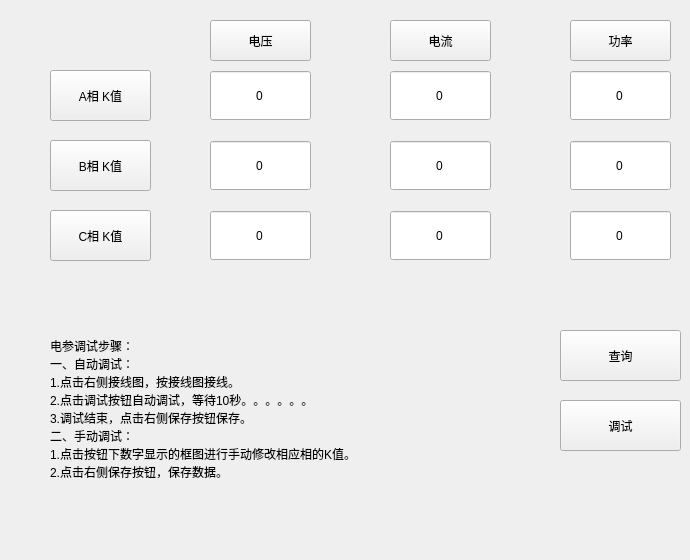
   <widget class="QWidget" name="tab_3">
    <attribute name="title">
     <string>电参</string>
    </attribute>
    <widget class="QLabel" name="label_101">
     <property name="geometry">
      <rect>
       <x>50</x>
       <y>220</y>
       <width>91</width>
       <height>51</height>
      </rect>
     </property>
     <property name="minimumSize">
      <size>
       <width>41</width>
       <height>31</height>
      </size>
     </property>
     <property name="font">
      <font>
       <pointsize>17</pointsize>
      </font>
     </property>
     <property name="styleSheet">
      <string notr="true"/>
     </property>
     <property name="text">
      <string/>
     </property>
     <property name="alignment">
      <set>Qt::AlignCenter</set>
     </property>
    </widget>
    <widget class="QLabel" name="label_102">
     <property name="geometry">
      <rect>
       <x>230</x>
       <y>220</y>
       <width>91</width>
       <height>51</height>
      </rect>
     </property>
     <property name="minimumSize">
      <size>
       <width>41</width>
       <height>31</height>
      </size>
     </property>
     <property name="font">
      <font>
       <pointsize>17</pointsize>
      </font>
     </property>
     <property name="styleSheet">
      <string notr="true"/>
     </property>
     <property name="text">
      <string/>
     </property>
     <property name="alignment">
      <set>Qt::AlignCenter</set>
     </property>
    </widget>
    <widget class="QLabel" name="label_103">
     <property name="geometry">
      <rect>
       <x>410</x>
       <y>220</y>
       <width>91</width>
       <height>51</height>
      </rect>
     </property>
     <property name="minimumSize">
      <size>
       <width>41</width>
       <height>31</height>
      </size>
     </property>
     <property name="font">
      <font>
       <pointsize>17</pointsize>
      </font>
     </property>
     <property name="styleSheet">
      <string notr="true"/>
     </property>
     <property name="text">
      <string/>
     </property>
     <property name="alignment">
      <set>Qt::AlignCenter</set>
     </property>
    </widget>
    <widget class="QLabel" name="label_126">
     <property name="geometry">
      <rect>
       <x>50</x>
       <y>280</y>
       <width>491</width>
       <height>271</height>
      </rect>
     </property>
     <property name="text">
      <string>电参调试步骤：
一、自动调试：
1.点击右侧接线图，按接线图接线。
2.点击调试按钮自动调试，等待10秒。。。。。。
3.调试结束，点击右侧保存按钮保存。
二、手动调试：
1.点击按钮下数字显示的框图进行手动修改相应相的K值。
2.点击右侧保存按钮，保存数据。
</string>
     </property>
    </widget>
    <widget class="QPushButton" name="pushButton_16">
     <property name="geometry">
      <rect>
       <x>570</x>
       <y>20</y>
       <width>101</width>
       <height>41</height>
      </rect>
     </property>
     <property name="text">
      <string>功率</string>
     </property>
    </widget>
    <widget class="QPushButton" name="pushButton_15">
     <property name="geometry">
      <rect>
       <x>390</x>
       <y>20</y>
       <width>101</width>
       <height>41</height>
      </rect>
     </property>
     <property name="text">
      <string>电流</string>
     </property>
    </widget>
    <widget class="QDoubleSpinBox" name="AVola">
     <property name="enabled">
      <bool>true</bool>
     </property>
     <property name="geometry">
      <rect>
       <x>210</x>
       <y>70</y>
       <width>101</width>
       <height>51</height>
      </rect>
     </property>
     <property name="sizePolicy">
      <sizepolicy hsizetype="Minimum" vsizetype="Expanding">
       <horstretch>0</horstretch>
       <verstretch>0</verstretch>
      </sizepolicy>
     </property>
     <property name="font">
      <font>
       <weight>50</weight>
       <bold>false</bold>
      </font>
     </property>
     <property name="styleSheet">
      <string notr="true"/>
     </property>
     <property name="alignment">
      <set>Qt::AlignCenter</set>
     </property>
     <property name="buttonSymbols">
      <enum>QAbstractSpinBox::NoButtons</enum>
     </property>
     <property name="decimals">
      <number>0</number>
     </property>
     <property name="minimum">
      <double>0.000000000000000</double>
     </property>
     <property name="maximum">
      <double>65536.000000000000000</double>
     </property>
     <property name="singleStep">
      <double>1.000000000000000</double>
     </property>
     <property name="value">
      <double>0.000000000000000</double>
     </property>
    </widget>
    <widget class="QPushButton" name="debug">
     <property name="geometry">
      <rect>
       <x>560</x>
       <y>400</y>
       <width>121</width>
       <height>51</height>
      </rect>
     </property>
     <property name="text">
      <string>调试</string>
     </property>
    </widget>
    <widget class="QPushButton" name="check">
     <property name="geometry">
      <rect>
       <x>560</x>
       <y>330</y>
       <width>121</width>
       <height>51</height>
      </rect>
     </property>
     <property name="text">
      <string>查询</string>
     </property>
    </widget>
    <widget class="QDoubleSpinBox" name="APower">
     <property name="enabled">
      <bool>true</bool>
     </property>
     <property name="geometry">
      <rect>
       <x>570</x>
       <y>70</y>
       <width>101</width>
       <height>51</height>
      </rect>
     </property>
     <property name="sizePolicy">
      <sizepolicy hsizetype="Minimum" vsizetype="Expanding">
       <horstretch>0</horstretch>
       <verstretch>0</verstretch>
      </sizepolicy>
     </property>
     <property name="font">
      <font>
       <weight>50</weight>
       <bold>false</bold>
      </font>
     </property>
     <property name="styleSheet">
      <string notr="true"/>
     </property>
     <property name="alignment">
      <set>Qt::AlignCenter</set>
     </property>
     <property name="buttonSymbols">
      <enum>QAbstractSpinBox::NoButtons</enum>
     </property>
     <property name="decimals">
      <number>0</number>
     </property>
     <property name="minimum">
      <double>0.000000000000000</double>
     </property>
     <property name="maximum">
      <double>65536.000000000000000</double>
     </property>
     <property name="singleStep">
      <double>1.000000000000000</double>
     </property>
     <property name="value">
      <double>0.000000000000000</double>
     </property>
    </widget>
    <widget class="QDoubleSpinBox" name="CVola">
     <property name="enabled">
      <bool>true</bool>
     </property>
     <property name="geometry">
      <rect>
       <x>210</x>
       <y>210</y>
       <width>101</width>
       <height>51</height>
      </rect>
     </property>
     <property name="sizePolicy">
      <sizepolicy hsizetype="Minimum" vsizetype="Expanding">
       <horstretch>0</horstretch>
       <verstretch>0</verstretch>
      </sizepolicy>
     </property>
     <property name="font">
      <font>
       <weight>50</weight>
       <bold>false</bold>
      </font>
     </property>
     <property name="styleSheet">
      <string notr="true"/>
     </property>
     <property name="alignment">
      <set>Qt::AlignCenter</set>
     </property>
     <property name="buttonSymbols">
      <enum>QAbstractSpinBox::NoButtons</enum>
     </property>
     <property name="decimals">
      <number>0</number>
     </property>
     <property name="minimum">
      <double>0.000000000000000</double>
     </property>
     <property name="maximum">
      <double>65536.000000000000000</double>
     </property>
     <property name="singleStep">
      <double>1.000000000000000</double>
     </property>
     <property name="value">
      <double>0.000000000000000</double>
     </property>
    </widget>
    <widget class="QDoubleSpinBox" name="BVola">
     <property name="enabled">
      <bool>true</bool>
     </property>
     <property name="geometry">
      <rect>
       <x>210</x>
       <y>140</y>
       <width>101</width>
       <height>51</height>
      </rect>
     </property>
     <property name="sizePolicy">
      <sizepolicy hsizetype="Minimum" vsizetype="Expanding">
       <horstretch>0</horstretch>
       <verstretch>0</verstretch>
      </sizepolicy>
     </property>
     <property name="font">
      <font>
       <weight>50</weight>
       <bold>false</bold>
      </font>
     </property>
     <property name="styleSheet">
      <string notr="true"/>
     </property>
     <property name="alignment">
      <set>Qt::AlignCenter</set>
     </property>
     <property name="buttonSymbols">
      <enum>QAbstractSpinBox::NoButtons</enum>
     </property>
     <property name="decimals">
      <number>0</number>
     </property>
     <property name="minimum">
      <double>0.000000000000000</double>
     </property>
     <property name="maximum">
      <double>65536.000000000000000</double>
     </property>
     <property name="singleStep">
      <double>1.000000000000000</double>
     </property>
     <property name="value">
      <double>0.000000000000000</double>
     </property>
    </widget>
    <widget class="QDoubleSpinBox" name="ACurr">
     <property name="enabled">
      <bool>true</bool>
     </property>
     <property name="geometry">
      <rect>
       <x>390</x>
       <y>70</y>
       <width>101</width>
       <height>51</height>
      </rect>
     </property>
     <property name="sizePolicy">
      <sizepolicy hsizetype="Minimum" vsizetype="Expanding">
       <horstretch>0</horstretch>
       <verstretch>0</verstretch>
      </sizepolicy>
     </property>
     <property name="font">
      <font>
       <weight>50</weight>
       <bold>false</bold>
      </font>
     </property>
     <property name="styleSheet">
      <string notr="true"/>
     </property>
     <property name="alignment">
      <set>Qt::AlignCenter</set>
     </property>
     <property name="buttonSymbols">
      <enum>QAbstractSpinBox::NoButtons</enum>
     </property>
     <property name="decimals">
      <number>0</number>
     </property>
     <property name="minimum">
      <double>0.000000000000000</double>
     </property>
     <property name="maximum">
      <double>65536.000000000000000</double>
     </property>
     <property name="singleStep">
      <double>1.000000000000000</double>
     </property>
     <property name="value">
      <double>0.000000000000000</double>
     </property>
    </widget>
    <widget class="QPushButton" name="pushButton_18">
     <property name="geometry">
      <rect>
       <x>50</x>
       <y>140</y>
       <width>101</width>
       <height>51</height>
      </rect>
     </property>
     <property name="text">
      <string>B相 K值</string>
     </property>
    </widget>
    <widget class="QPushButton" name="pushButton_14">
     <property name="geometry">
      <rect>
       <x>210</x>
       <y>20</y>
       <width>101</width>
       <height>41</height>
      </rect>
     </property>
     <property name="text">
      <string>电压</string>
     </property>
    </widget>
    <widget class="QDoubleSpinBox" name="BPower">
     <property name="enabled">
      <bool>true</bool>
     </property>
     <property name="geometry">
      <rect>
       <x>570</x>
       <y>140</y>
       <width>101</width>
       <height>51</height>
      </rect>
     </property>
     <property name="sizePolicy">
      <sizepolicy hsizetype="Minimum" vsizetype="Expanding">
       <horstretch>0</horstretch>
       <verstretch>0</verstretch>
      </sizepolicy>
     </property>
     <property name="font">
      <font>
       <weight>50</weight>
       <bold>false</bold>
      </font>
     </property>
     <property name="styleSheet">
      <string notr="true"/>
     </property>
     <property name="alignment">
      <set>Qt::AlignCenter</set>
     </property>
     <property name="buttonSymbols">
      <enum>QAbstractSpinBox::NoButtons</enum>
     </property>
     <property name="decimals">
      <number>0</number>
     </property>
     <property name="minimum">
      <double>0.000000000000000</double>
     </property>
     <property name="maximum">
      <double>65536.000000000000000</double>
     </property>
     <property name="singleStep">
      <double>1.000000000000000</double>
     </property>
     <property name="value">
      <double>0.000000000000000</double>
     </property>
    </widget>
    <widget class="QDoubleSpinBox" name="CPower">
     <property name="enabled">
      <bool>true</bool>
     </property>
     <property name="geometry">
      <rect>
       <x>570</x>
       <y>210</y>
       <width>101</width>
       <height>51</height>
      </rect>
     </property>
     <property name="sizePolicy">
      <sizepolicy hsizetype="Minimum" vsizetype="Expanding">
       <horstretch>0</horstretch>
       <verstretch>0</verstretch>
      </sizepolicy>
     </property>
     <property name="font">
      <font>
       <weight>50</weight>
       <bold>false</bold>
      </font>
     </property>
     <property name="styleSheet">
      <string notr="true"/>
     </property>
     <property name="alignment">
      <set>Qt::AlignCenter</set>
     </property>
     <property name="buttonSymbols">
      <enum>QAbstractSpinBox::NoButtons</enum>
     </property>
     <property name="decimals">
      <number>0</number>
     </property>
     <property name="minimum">
      <double>0.000000000000000</double>
     </property>
     <property name="maximum">
      <double>65536.000000000000000</double>
     </property>
     <property name="singleStep">
      <double>1.000000000000000</double>
     </property>
     <property name="value">
      <double>0.000000000000000</double>
     </property>
    </widget>
    <widget class="QPushButton" name="pushButton_19">
     <property name="geometry">
      <rect>
       <x>50</x>
       <y>210</y>
       <width>101</width>
       <height>51</height>
      </rect>
     </property>
     <property name="text">
      <string>C相 K值</string>
     </property>
    </widget>
    <widget class="QPushButton" name="pushButton_17">
     <property name="geometry">
      <rect>
       <x>50</x>
       <y>70</y>
       <width>101</width>
       <height>51</height>
      </rect>
     </property>
     <property name="text">
      <string>A相 K值</string>
     </property>
    </widget>
    <widget class="QDoubleSpinBox" name="BCurr">
     <property name="enabled">
      <bool>true</bool>
     </property>
     <property name="geometry">
      <rect>
       <x>390</x>
       <y>140</y>
       <width>101</width>
       <height>51</height>
      </rect>
     </property>
     <property name="sizePolicy">
      <sizepolicy hsizetype="Minimum" vsizetype="Expanding">
       <horstretch>0</horstretch>
       <verstretch>0</verstretch>
      </sizepolicy>
     </property>
     <property name="font">
      <font>
       <weight>50</weight>
       <bold>false</bold>
      </font>
     </property>
     <property name="styleSheet">
      <string notr="true"/>
     </property>
     <property name="alignment">
      <set>Qt::AlignCenter</set>
     </property>
     <property name="buttonSymbols">
      <enum>QAbstractSpinBox::NoButtons</enum>
     </property>
     <property name="decimals">
      <number>0</number>
     </property>
     <property name="minimum">
      <double>0.000000000000000</double>
     </property>
     <property name="maximum">
      <double>65536.000000000000000</double>
     </property>
     <property name="singleStep">
      <double>1.000000000000000</double>
     </property>
     <property name="value">
      <double>0.000000000000000</double>
     </property>
    </widget>
    <widget class="QDoubleSpinBox" name="CCurr">
     <property name="enabled">
      <bool>true</bool>
     </property>
     <property name="geometry">
      <rect>
       <x>390</x>
       <y>210</y>
       <width>101</width>
       <height>51</height>
      </rect>
     </property>
     <property name="sizePolicy">
      <sizepolicy hsizetype="Minimum" vsizetype="Expanding">
       <horstretch>0</horstretch>
       <verstretch>0</verstretch>
      </sizepolicy>
     </property>
     <property name="font">
      <font>
       <weight>50</weight>
       <bold>false</bold>
      </font>
     </property>
     <property name="styleSheet">
      <string notr="true"/>
     </property>
     <property name="alignment">
      <set>Qt::AlignCenter</set>
     </property>
     <property name="buttonSymbols">
      <enum>QAbstractSpinBox::NoButtons</enum>
     </property>
     <property name="decimals">
      <number>0</number>
     </property>
     <property name="minimum">
      <double>0.000000000000000</double>
     </property>
     <property name="maximum">
      <double>65536.000000000000000</double>
     </property>
     <property name="singleStep">
      <double>1.000000000000000</double>
     </property>
     <property name="value">
      <double>0.000000000000000</double>
     </property>
    </widget>
   </widget>
